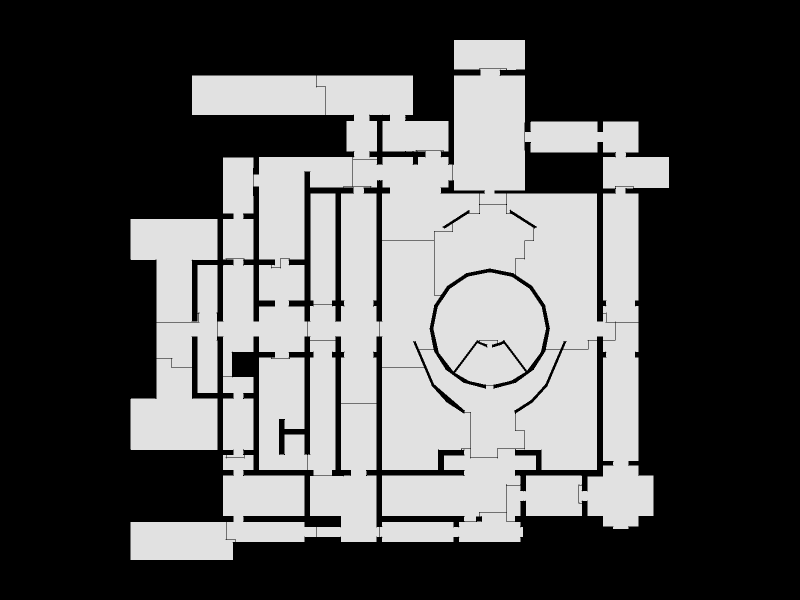

The notebook cell this image was saved under:
### Code cell
Topology.Show(new_shell,
              faceOpacity=0.9,
              showEdges=True,
              showVertices=True,
              camera=[0,0,6],
              backgroundColor="black",
              width=800,
              height=600,
              renderer=renderer)

### Figure 1 — Plotly figure (JSON) as saved in the notebook; plotly's stock layout.template omitted (floating-point values rounded to 4 significant figures; data arrays with more than 128 entries replaced by an {"elided": "..."} marker saying what was removed)
{"data": [{"customdata": {"elided": "668 str values"}, "hoverinfo": "text", "hovertemplate": {"elided": "668 str values"}, "hovertext": {"elided": "668 str values"}, "legendgroup": "1", "legendrank": 1, "marker": {"color": {"elided": "668 str values"}, "line": {"width": 0}, "opacity": 1, "size": {"elided": "668 float values"}, "sizemode": "diameter", "symbol": "circle"}, "mode": "markers", "name": "1: Untitled (Vertices)", "showlegend": false, "text": {"elided": "668 str values"}, "textfont": {"size": 5}, "type": "scatter3d", "x": {"elided": "668 float values"}, "y": {"elided": "668 float values"}, "z": {"elided": "668 int values"}}, {"hoverinfo": "text", "legendgroup": "2", "legendrank": 2, "line": {"color": "black", "dash": "solid", "width": 1}, "marker": {"size": 0}, "mode": "lines", "name": "1: Untitled (Edges)", "showlegend": false, "text": "", "type": "scatter3d", "x": {"elided": "2151 float values"}, "y": {"elided": "2151 float values"}, "z": {"elided": "2151 int values"}}, {"cmax": 1, "cmin": 0, "color": "#FAFAFA", "colorscale": [[0, "#440154"], [0.1111, "#482878"], [0.2222, "#3e4989"], [0.3333, "#31688e"], [0.4444, "#26828e"], [0.5556, "#1f9e89"], [0.6667, "#35b779"], [0.7778, "#6ece58"], [0.8889, "#b5de2b"], [1, "#fde725"]], "flatshading": true, "hoverinfo": "text", "hovertext": "", "i": {"elided": "771 int values"}, "j": {"elided": "771 int values"}, "k": {"elided": "771 int values"}, "legendgroup": "3", "legendrank": 3, "lighting": {"facenormalsepsilon": 0}, "name": "1: Untitled (Faces)", "opacity": 0.9, "showlegend": false, "showscale": false, "text": "", "type": "mesh3d", "x": {"elided": "668 float values"}, "y": {"elided": "668 float values"}, "z": {"elided": "668 int values"}}], "layout": {"autosize": true, "height": 600, "margin": {"b": 40, "l": 40, "r": 40, "t": 40}, "paper_bgcolor": "#000000", "plot_bgcolor": "#000000", "scene": {"aspectmode": "data", "camera": {"center": {"x": 0, "y": 0, "z": 0}, "eye": {"x": 0, "y": 0, "z": 6}, "projection": {"type": "perspective"}, "up": {"x": 0, "y": 1, "z": 0}}, "xaxis": {"visible": false}, "yaxis": {"visible": false}, "zaxis": {"visible": false}}, "showlegend": true, "width": 800, "xaxis": {"showgrid": false, "visible": false, "zeroline": false}, "yaxis": {"showgrid": false, "visible": false, "zeroline": false}}}
